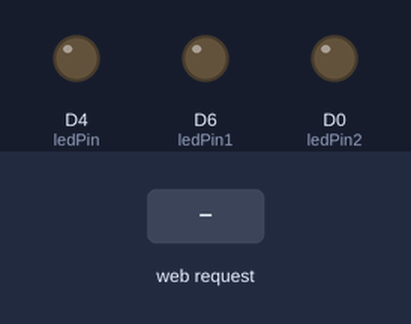
Simulated run of this sketch. Board: ESP8266 (Wemos D1 mini). On the bench: output pins drawn as LEDs (lit = HIGH). The test bench sets the inputs (shaded band). WiFi joins after 1.5 s; servers stay silent unless stated; what the sketch prints to the serial monitor is not drawn.

Above: at 2.7 s.
2.8 s: HTTP request GET /LED=ON received
At 3.8 s:
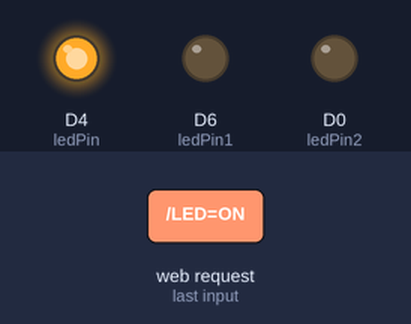
4.3 s: HTTP request GET /LED1=ON received
At 5.0 s:
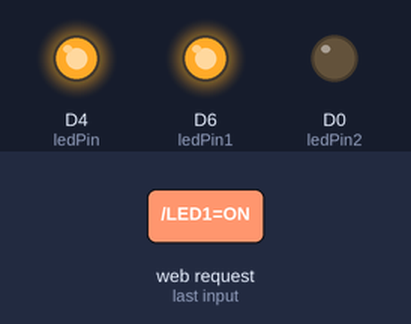
5.8 s: HTTP request GET /LED=OFF received
At 6.1 s:
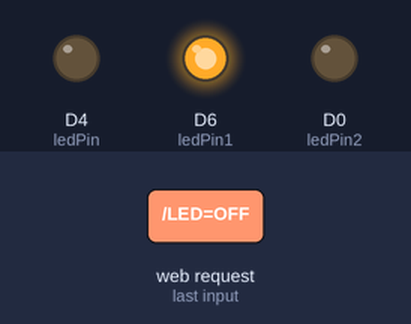
7.3 s: HTTP request GET /LED2=ON received
At 8.5 s:
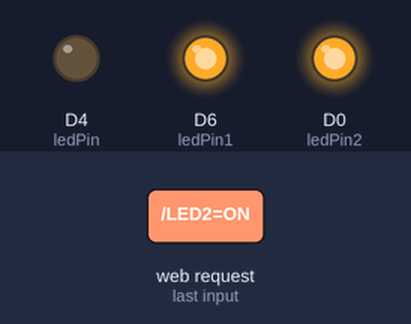
8.8 s: HTTP request GET /LED1=OFF received
At 9.6 s:
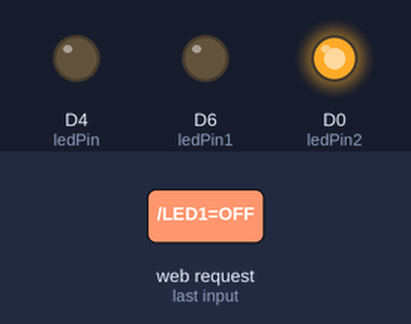
10.3 s: HTTP request GET /LED2=OFF received
At 10.7 s:
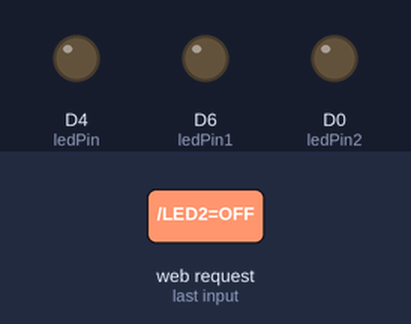
Timing chart, 0 to 12.8 s (numbered marks = the images above; inputs shaded):
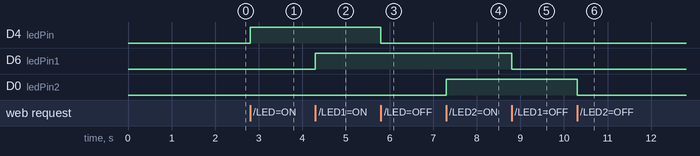

The sketch:

3_leds_web_server_d1_mini.ino
```cpp
#include <ESP8266WiFi.h>

const char* ssid = "********";
const char* password = "********";

int ledPin = D4;
int ledPin1 = D6;
int ledPin2 = D0;
WiFiServer server(80);

void setup() {
  Serial.begin(115200);
  delay(10);


  pinMode(ledPin, OUTPUT); /*configuring pins to behave as input or output*/
  digitalWrite(ledPin, LOW);

  pinMode(ledPin1, OUTPUT);
  digitalWrite(ledPin1, LOW);

  pinMode(ledPin2, OUTPUT);
  digitalWrite(ledPin2, LOW);

  // Connect to WiFi network
  Serial.println(); /*Literally just printing data to serial port*/
  Serial.println();
  Serial.print("Connecting to ");
  Serial.println(ssid);

  WiFi.begin(ssid, password); /*Initializes the WiFi library's network settings and provides the current status.*/

  while (WiFi.status() != WL_CONNECTED) {
    delay(500);
    Serial.print(".");
  }
  Serial.println("");
  Serial.println("WiFi connected");

  // Start the server
  server.begin();
  Serial.println("Server started");

  // Print the IP address
  Serial.print("Use this URL : ");
  Serial.print("http://");
  Serial.print(WiFi.localIP());
  Serial.println("/");

}

void loop() {
  // Check if a client has connected
  WiFiClient client = server.available();
  if (!client) {
    return;
  }

  // Wait until the client sends some data
  Serial.println("new client");
  while(!client.available()){
    delay(1);
  }

  // Read the first line of the request
  String request = client.readStringUntil('\r');
  Serial.println(request);
  client.flush();

  // Match the request

  int value = LOW;
  if (request.indexOf("/LED=ON") != -1) {
    digitalWrite(ledPin, HIGH);
    value = HIGH;
  }
  if (request.indexOf("/LED=OFF") != -1){
    digitalWrite(ledPin, LOW);
    value = LOW;
  }

  if (request.indexOf("/LED1=ON") != -1) {
    digitalWrite(ledPin1, HIGH);
    value = HIGH;
  }
  if (request.indexOf("/LED1=OFF") != -1){
    digitalWrite(ledPin1, LOW);
    value = LOW;
  }

   if (request.indexOf("/LED2=ON") != -1) {
    digitalWrite(ledPin2, HIGH);
    value = HIGH;
  }
  if (request.indexOf("/LED2=OFF") != -1){
    digitalWrite(ledPin2, LOW);
    value = LOW;
  }


  // Return the response
  client.println("HTTP/1.1 200 OK");
  client.println("Content-Type: text/html");
  client.println(""); //  do not forget this one
  client.println("<!DOCTYPE HTML>");
  client.println("<html>");

  client.print("Led is now: ");

  if(value == HIGH) {
    client.print("On");
  } else {
    client.print("Off");
  }

  client.println("<br><br>");
  client.println("Click <a href=\"/LED=ON\">here</a> turn the LED 1 on d4 ON<br>");
  client.println("Click <a href=\"/LED=OFF\">here</a> turn the LED 1 on d4 OFF<br>");

  client.println("Click <a href=\"/LED1=ON\">here</a> turn the LED 2 on d6 ON<br>");
  client.println("Click <a href=\"/LED1=OFF\">here</a> turn the LED 2 on d6 OFF<br>");

  client.println("Click <a href=\"/LED2=ON\">here</a> turn the LED 3 on d0 ON<br>");
  client.println("Click <a href=\"/LED2=OFF\">here</a> turn the LED 3 on d0 OFF<br>");
  client.println("</html>");

  delay(1);
  Serial.println("Client is now disconnected");
  Serial.println("");

}
```

Measured:
- after the input at 2.8 s, D4 (ledPin): LOW → HIGH at once
- after the input at 4.3 s, D6 (ledPin1): LOW → HIGH at once
- after the input at 5.8 s, D4 (ledPin): HIGH → LOW at once
- after the input at 7.3 s, D0 (ledPin2): LOW → HIGH at once
- after the input at 8.8 s, D6 (ledPin1): HIGH → LOW at once
- after the input at 10.3 s, D0 (ledPin2): HIGH → LOW at once
